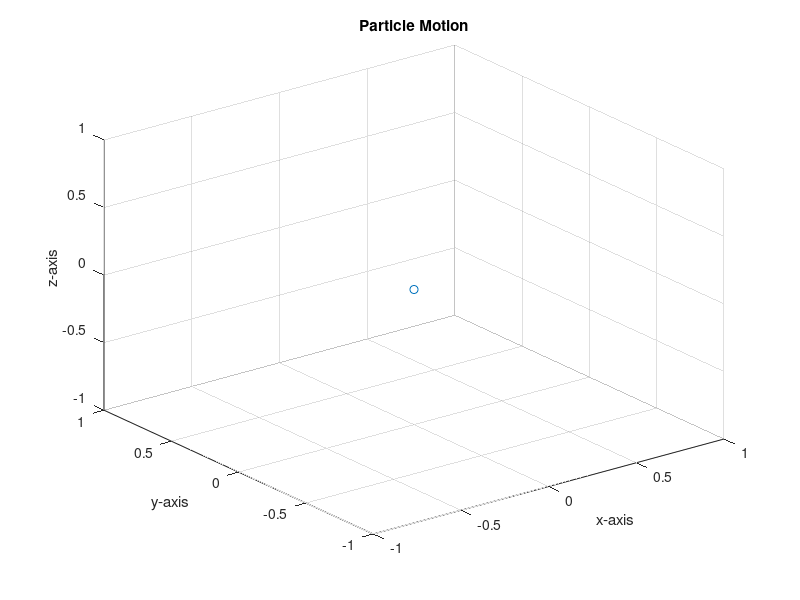

The MATLAB source for this figure:
function h = initial_state(x,y,z,B)

if nargin == 0
    x = 0;
    y = 0;
    z = 0;
    B = [-1 -1 -1; 1 1 1];
    h = plot3(x,y,z,'o');
    set(gca,'xlim',B(:,1),'ylim',B(:,2),'zlim',B(:,3))
    grid on
    xlabel('x-axis')
    ylabel('y-axis')
    zlabel('z-axis')
    title('Particle Motion')
else
    h = plot3(x,y,z,'o');
    set(gca,'xlim',B(:,1),'ylim',B(:,2),'zlim',B(:,3))
    grid on
    xlabel('x-axis')
    ylabel('y-axis')
    zlabel('z-axis')
    title('Particle Motion')
end
